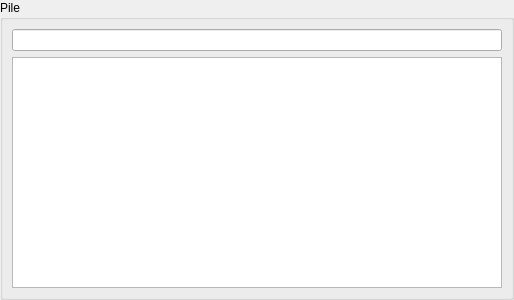
<?xml version="1.0" encoding="UTF-8"?>
<ui version="4.0">
 <class>Pile</class>
 <widget class="QWidget" name="Pile">
  <property name="geometry">
   <rect>
    <x>0</x>
    <y>0</y>
    <width>514</width>
    <height>300</height>
   </rect>
  </property>
  <property name="windowTitle">
   <string>Form</string>
  </property>
  <layout class="QGridLayout" name="gridLayout">
   <property name="leftMargin">
    <number>0</number>
   </property>
   <property name="topMargin">
    <number>0</number>
   </property>
   <property name="rightMargin">
    <number>0</number>
   </property>
   <property name="bottomMargin">
    <number>0</number>
   </property>
   <item row="0" column="0">
    <layout class="QVBoxLayout" name="verticalLayout">
     <item>
      <widget class="QGroupBox" name="groupBox">
       <property name="minimumSize">
        <size>
         <width>512</width>
         <height>0</height>
        </size>
       </property>
       <property name="title">
        <string>Pile</string>
       </property>
       <layout class="QVBoxLayout" name="verticalLayout_2">
        <item>
         <widget class="QLineEdit" name="Message">
          <property name="cursor">
           <cursorShape>ArrowCursor</cursorShape>
          </property>
          <property name="readOnly">
           <bool>true</bool>
          </property>
         </widget>
        </item>
        <item>
         <widget class="QTableWidget" name="ContentTab"/>
        </item>
       </layout>
      </widget>
     </item>
    </layout>
   </item>
  </layout>
 </widget>
 <resources/>
 <connections/>
</ui>
